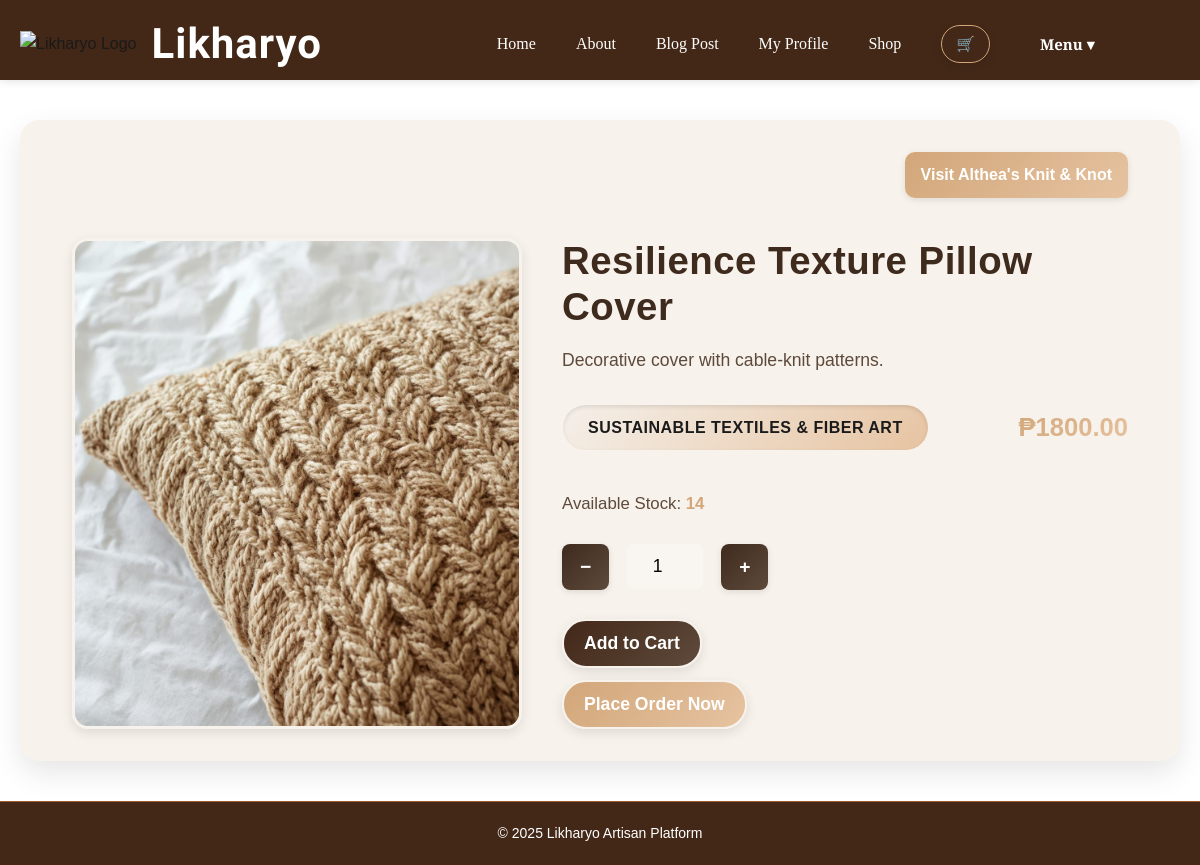
The page /market/item/8 (signed in) on the database as committed earlier.
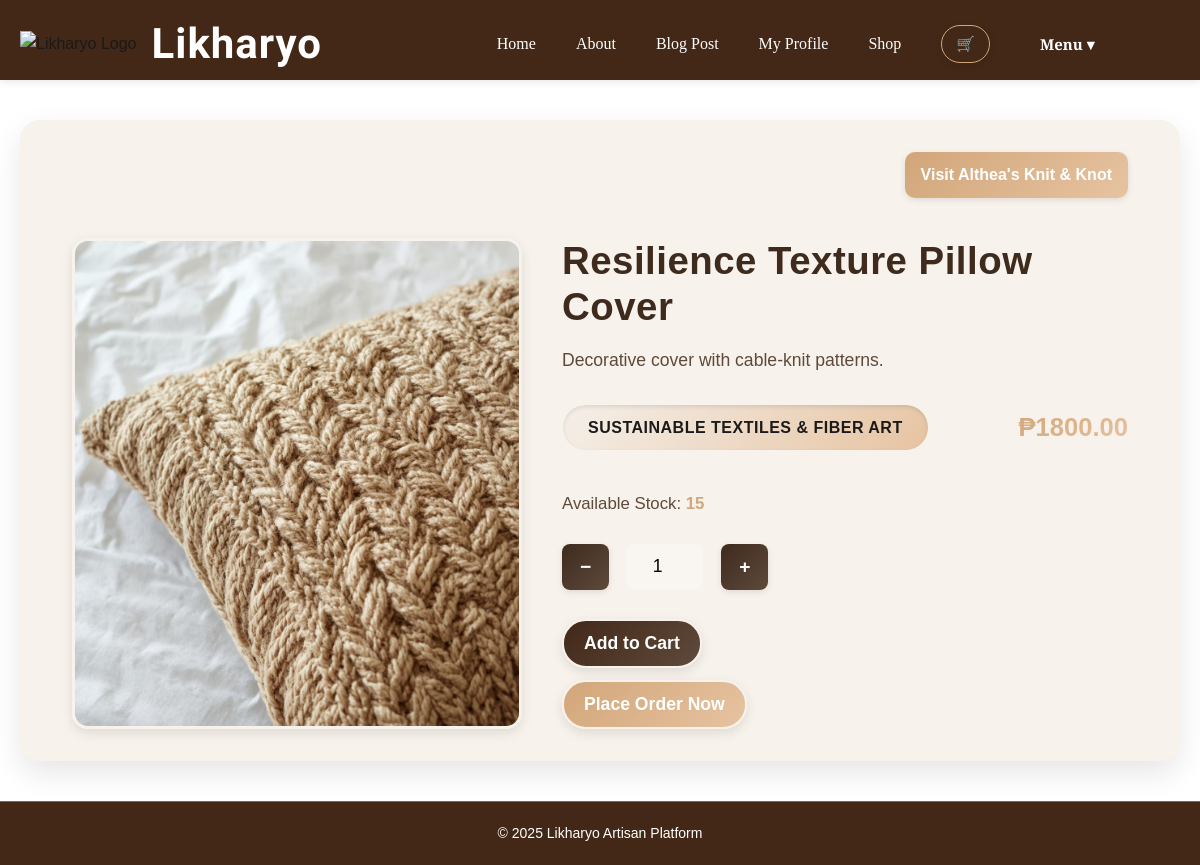
The same page on the database as committed later.
### models.py (models this page shows, shortened)
class Item(db.Model):
    __tablename__ = 'items'
    item_id = db.Column(db.Integer, primary_key=True)
    name = db.Column(db.String(150), nullable=False)
    description = db.Column(db.Text, nullable=True)
    price = db.Column(db.Float, nullable=False)
    stock = db.Column(db.Integer)
    img_url = db.Column(db.String(250), nullable=True)
    category_id = db.Column(db.Integer, db.ForeignKey('category.id'), nullable=False)
    shop_id = db.Column(db.Integer, db.ForeignKey('shops.shop_id'), nullable=False)

### views.py (the view, shortened to what this page needs)
@views_bp.route('/market/item/<int:item_id>', methods=['GET', 'POST'])
@login_required
def market_item_detail(item_id):
    try:
        item = Item.query.get_or_404(item_id)
        form = AddToCartForm()
        return render_template('market_item_detail.html', item=item, form=form)
    except Exception as e:
        db.session.rollback()  # rollback to keep DB consistent
        current_app.logger.error(f"Error adding item {item_id} to cart: {e}")
        flash("An error occurred while adding the item to your cart.", "danger")
        return redirect(url_for('views.market_item_detail', item_id=item_id))

### forms.py
class AddToCartForm(FlaskForm):
    quantity = IntegerField(
        "Quantity",
        validators=[DataRequired(), NumberRange(min=1)],
        default=1
    )
    submit = SubmitField("Add to Cart")

### app.py (called while the page is built)
@login_manager.user_loader
def load_user(user_id):
    return User.query.get(int(user_id))

### templates/market_item_detail.html (shortened to what this page needs)
{% extends "base.html" %}
{% block extra_css %}
<link rel="stylesheet" href="{{ url_for('static', filename='market_item_detail.css') }}" />
{% endblock %}
{% block content %}
<div class="item-detail">
  <div class="shop-link-top">
    <a href="{{ url_for('views.market_shop', shop_id=item.shop.shop_id) }}">
      Visit {{ item.shop.name }}
    </a>
  </div>
  <div class="item-image">
    <img src="{{ url_for('static', filename=item.img_url.replace('/static/', '')) }}" alt="{{ item.name }}">
  </div>
  <div class="item-info">
    <h2 class="item-title">{{ item.name }}</h2>
    <p class="item-desc">{{ item.description }}</p>
    <div class="meta-row">
      <span class="category-badge">{{ item.category.name }}</span>
      <span class="price">₱{{ "%.2f"|format(item.price) }}</span>
    </div>
    <p class="stock-info">
      Available Stock: <strong>{{ item.stock }}</strong>
    </p>
    {% if item.stock > 0 %}
      <form method="POST" class="cart-form">
        <div class="quantity-wrapper">
          <button type="button" class="qty-btn" onclick="changeQty(-1)">−</button>
          {{ form.quantity(class="qty-input", max=item.stock) }}
          <button type="button" class="qty-btn" onclick="changeQty(1)">+</button>
        </div>
        {{ form.submit(class="cart-btn") }}
      </form>
      <form method="POST" action="{{ url_for('views.place_order_for_shop', shop_id=item.shop.shop_id) }}">
        <button type="submit" class="btn btn-success">Place Order Now</button>
      </form>
    {% else %}
      <span class="out-of-stock">Out of Stock</span>
    {% endif %}
  </div>
</div>
{% endblock %}

Rows that differ between the two databases and show on the page:
changed Item "Resilience Texture Pillow Cover": stock "14" → "15"
